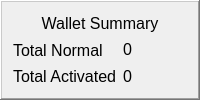
           <widget class="QFrame" name="walletsummary_frame">
            <property name="maximumSize">
             <size>
              <width>16777215</width>
              <height>100</height>
             </size>
            </property>
            <property name="frameShape">
             <enum>QFrame::WinPanel</enum>
            </property>
            <property name="frameShadow">
             <enum>QFrame::Raised</enum>
            </property>
            <layout class="QGridLayout" name="gridLayout_12">
             <item row="0" column="0" colspan="3">
              <widget class="QLabel" name="walletsummary_label">
               <property name="font">
                <font>
                 <pointsize>12</pointsize>
                </font>
               </property>
               <property name="text">
                <string>Wallet Summary</string>
               </property>
               <property name="alignment">
                <set>Qt::AlignCenter</set>
               </property>
              </widget>
             </item>
             <item row="2" column="1" colspan="2">
              <widget class="QLabel" name="totalnormal_value_label">
               <property name="font">
                <font>
                 <pointsize>12</pointsize>
                </font>
               </property>
               <property name="text">
                <string>0</string>
               </property>
               <property name="textInteractionFlags">
                <set>Qt::LinksAccessibleByMouse|Qt::TextSelectableByMouse</set>
               </property>
              </widget>
             </item>
             <item row="2" column="0">
              <widget class="QLabel" name="totalnormal_label">
               <property name="font">
                <font>
                 <pointsize>12</pointsize>
                </font>
               </property>
               <property name="text">
                <string>Total Normal</string>
               </property>
              </widget>
             </item>
             <item row="3" column="0">
              <widget class="QLabel" name="totalactivated_label">
               <property name="font">
                <font>
                 <pointsize>12</pointsize>
                </font>
               </property>
               <property name="text">
                <string>Total Activated</string>
               </property>
              </widget>
             </item>
             <item row="3" column="1" colspan="2">
              <widget class="QLabel" name="totalactivated_value_label">
               <property name="font">
                <font>
                 <pointsize>12</pointsize>
                </font>
               </property>
               <property name="text">
                <string>0</string>
               </property>
               <property name="textInteractionFlags">
                <set>Qt::LinksAccessibleByMouse|Qt::TextSelectableByMouse</set>
               </property>
              </widget>
             </item>
            </layout>
           </widget>
